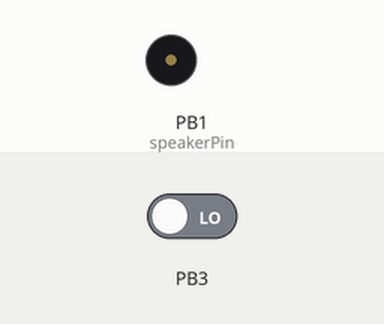
This program was run on a simulated ATtiny85, built with avr-gcc and run on an emulated ATtiny85. Shown: buzzer (waves = sounding). Inputs (shaded band) come from the test bench; at power-on: PB3 LOW.

Above: at 2.8 s.
2.9 s: PB3 driven HIGH
At 3.8 s:
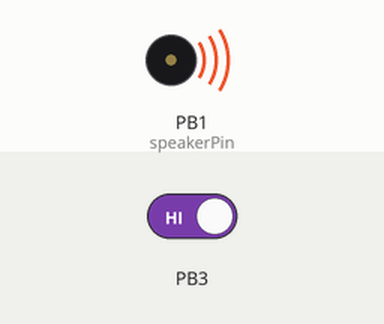
Timing chart, 0 to 10.5 s (numbered marks = the images above; inputs shaded):
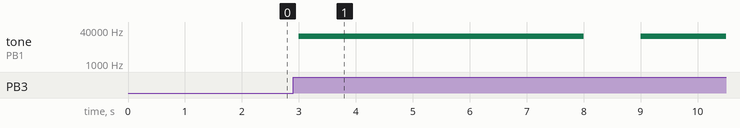

Measured:
- after the input at 2.9 s, tone on PB1 (speakerPin): silent → 20000 Hz after 0.10 s, → silent 5.0 s later, → 20000 Hz 1.0 s later

The program:

main.cpp
```cpp
#include <Arduino.h>

const int speakerPin = 1; // Change this to the PWM-capable pin you've connected the speaker to
const int pirPin = A3; // Define the pin connected to the PIR sensor
const unsigned int frequency = 20000; // 20 kHz

void setup()
{
    pinMode(speakerPin, OUTPUT);
    pinMode(pirPin, INPUT);
}

void loop()
{
    int pirState = digitalRead(pirPin); // Read the state of the PIR sensor

    if (pirState == HIGH) // If motion is detected
    {
        tone(speakerPin, frequency); // Generate 20 kHz tone on the specified pin
        delay(5000); // Keep the tone on for 5 seconds
        noTone(speakerPin); // Turn off the tone
    }

    delay(1000); // Small delay to avoid multiple triggers
}
```
